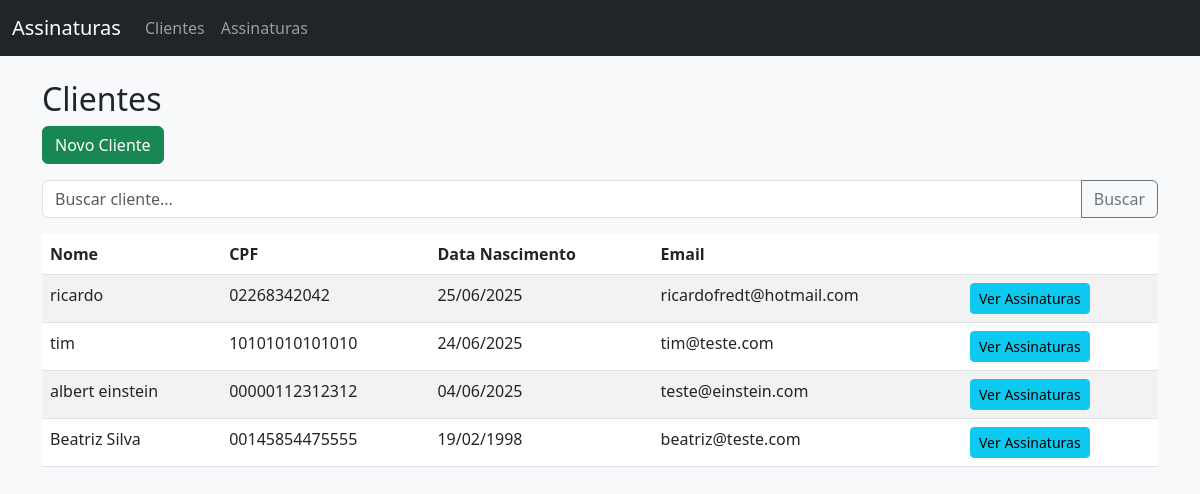
Page /clientes/ on the earlier database version.
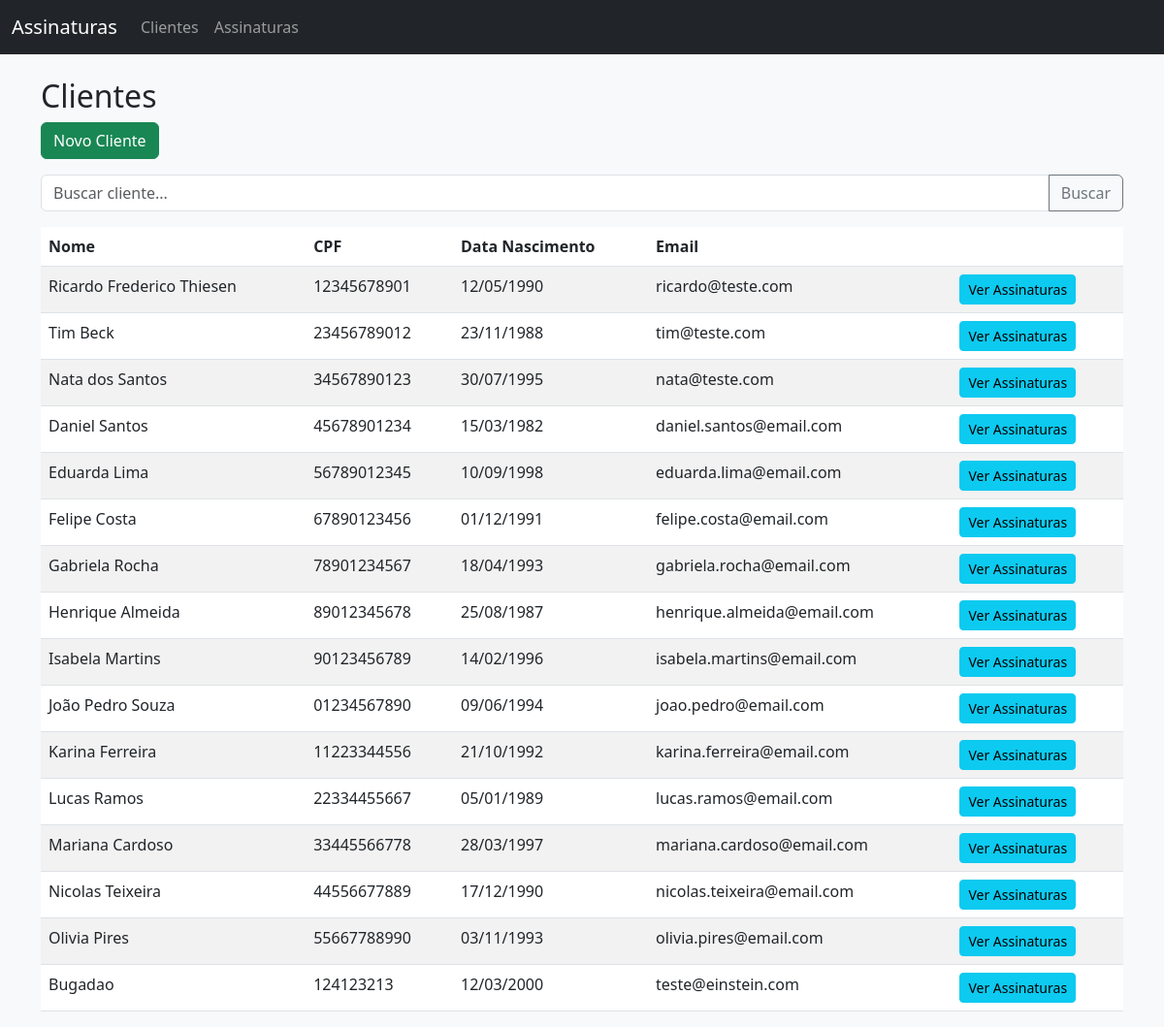
Same page on the later database version.
### clientes/models.py (models this page shows, shortened)
class Cliente(models.Model):
    nome = models.CharField(max_length=150)
    data_nascimento = models.DateField()
    cpf = models.CharField(max_length=11, unique=True)
    email = models.EmailField(unique=True)
    class Meta:
        verbose_name = "Cliente"
        verbose_name_plural = "Clientes"

### clientes/views.py (the view)
# urls.py: path('', views.lista_clientes, name='lista_clientes'),
def lista_clientes(request):
    query = request.GET.get('q', '')
    if query:
        clientes = Cliente.objects.filter(nome__icontains=query)
    else:
        clientes = Cliente.objects.all()
    return render(request, 'clientes/lista_clientes.html', {'clientes': clientes})

### clientes/templates/clientes/lista_clientes.html
{% extends 'base.html' %}
{% block content %}
<h2>Clientes</h2>
<a href="/clientes/novo/" class="btn btn-success mb-3">Novo Cliente</a>
{% include '_busca.html' %}
<table class="table table-striped">
    <thead>
        <tr>
            <th>Nome</th>
            <th>CPF</th>
            <th>Data Nascimento</th>
            <th>Email</th>
            <th></th>
        </tr>
    </thead>
    <tbody>
        {% for cliente in clientes %}
        <tr>
            <td>{{ cliente.nome }}</td>
            <td>{{ cliente.cpf }}</td>
            <td>{{ cliente.data_nascimento|date:'d/m/Y' }}</td>
            <td>{{ cliente.email }}</td>
            <td><a href="/clientes/{{ cliente.id }}/assinaturas/" class="btn btn-info btn-sm">Ver Assinaturas</a></td>
        </tr>
        {% empty %}
        <tr>
            <td colspan="5">Nenhum cliente encontrado.</td>
        </tr>
        {% endfor %}
    </tbody>
</table>
{% endblock %}

### templates/base.html (shortened to what this page needs)
{% load static %}
<!DOCTYPE html>
<html lang="pt-br">
<head>
    <link href="https://cdn.jsdelivr.net/npm/bootstrap@5.3.0/dist/css/bootstrap.min.css" rel="stylesheet">
    <link rel="stylesheet" href="{% static 'css/style.css' %}">
</head>
<body>
    {% include '_menu.html' %}
    <div class="container mt-4">
        {% block content %}{% endblock %}
    </div>
</body>
</html>

### templates/_menu.html (shortened to what this page needs)
<nav class="navbar navbar-expand-lg navbar-dark bg-dark">
    <div class="container-fluid">
        <a class="navbar-brand" href="/">Assinaturas</a>
        <div class="collapse navbar-collapse" id="navbarNav">
            <ul class="navbar-nav">
                <li class="nav-item">
                    <a class="nav-link" href="/clientes/">Clientes</a>
                </li>
                <li class="nav-item">
                    <a class="nav-link" href="/assinaturas/">Assinaturas</a>
                </li>
            </ul>
        </div>
    </div>
</nav>

### templates/_busca.html
<form method="get" class="mb-3">
    <div class="input-group">
        <input type="text" name="q" class="form-control" placeholder="Buscar cliente..." value="{{ request.GET.q }}">
        <button class="btn btn-outline-secondary" type="submit">Buscar</button>
    </div>
</form>

### static/css/style.css (style rules this page uses)
body { background-color: #f8f9fa; }
.navbar { margin-bottom: 20px; }

Differences in the rows shown:
removed Cliente: nome "Beatriz Silva", cpf "00145854475555", data_nascimento "19/02/1998", email "beatriz@teste.com"
changed Cliente: nome "ricardo" → "Ricardo Frederico Thiesen"; cpf "02268342042" → "12345678901"; data_nascimento "25/06/2025" → "12/05/1990"; email "ricardofredt@hotmail.com" → "ricardo@teste.com"
changed Cliente "tim@teste.com": nome "tim" → "Tim Beck"; cpf "10101010101010" → "23456789012"; data_nascimento "24/06/2025" → "23/11/1988"
changed Cliente: nome "albert einstein" → "Nata dos Santos"; cpf "00000112312312" → "34567890123"; data_nascimento "04/06/2025" → "30/07/1995"; email "teste@einstein.com" → "nata@teste.com"
added Cliente: nome "Daniel Santos", cpf "45678901234", data_nascimento "15/03/1982", email "daniel.santos@email.com"
added Cliente: nome "Eduarda Lima", cpf "56789012345", data_nascimento "10/09/1998", email "eduarda.lima@email.com"
added Cliente: nome "Felipe Costa", cpf "67890123456", data_nascimento "01/12/1991", email "felipe.costa@email.com"
added Cliente: nome "Gabriela Rocha", cpf "78901234567", data_nascimento "18/04/1993", email "gabriela.rocha@email.com"
added Cliente: nome "Henrique Almeida", cpf "89012345678", data_nascimento "25/08/1987", email "henrique.almeida@email.com"
added Cliente: nome "Isabela Martins", cpf "90123456789", data_nascimento "14/02/1996", email "isabela.martins@email.com"
added Cliente: nome "João Pedro Souza", cpf "01234567890", data_nascimento "09/06/1994", email "joao.pedro@email.com"
added Cliente: nome "Karina Ferreira", cpf "11223344556", data_nascimento "21/10/1992", email "karina.ferreira@email.com"
added Cliente: nome "Lucas Ramos", cpf "22334455667", data_nascimento "05/01/1989", email "lucas.ramos@email.com"
added Cliente: nome "Mariana Cardoso", cpf "33445566778", data_nascimento "28/03/1997", email "mariana.cardoso@email.com"
added Cliente: nome "Nicolas Teixeira", cpf "44556677889", data_nascimento "17/12/1990", email "nicolas.teixeira@email.com"
added Cliente: nome "Olivia Pires", cpf "55667788990", data_nascimento "03/11/1993", email "olivia.pires@email.com"
added Cliente: nome "Bugadao", cpf "124123213", data_nascimento "12/03/2000", email "teste@einstein.com"
